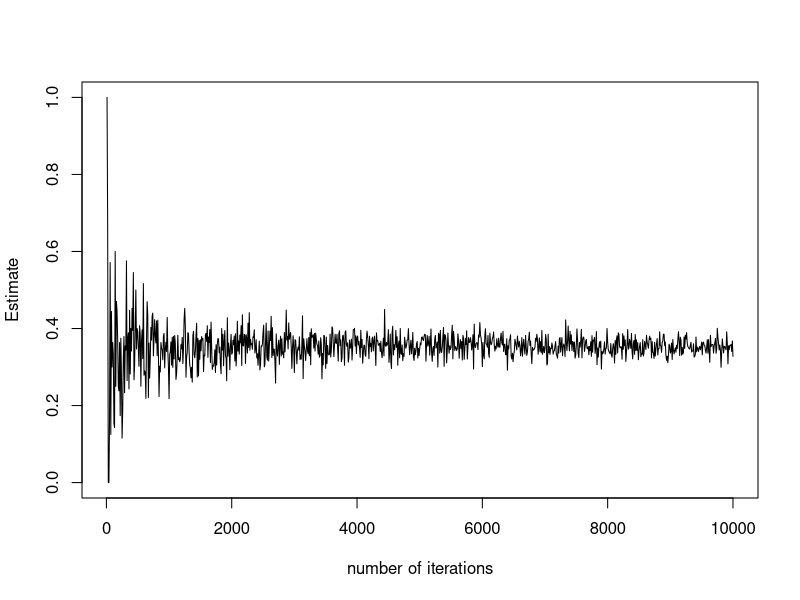

Write the R code that produced this figure.
### Homework - Example 4.4 from Lecture Notes (Gibbs Sampler) ###
# Monte Carlo Methods - EMAp
# Raul Guarini

# The goal is to estimate P(X1 >= 0, X2 >= 0) where X1,X2 follow a bivariate Gaussian distribution using
# the Systematic Sweep Gibbs Sample (Algorithm 4.1) from page 40.

library(stats)
library(ggplot2)    # just to make a nice plot!

#---- Parameters ----
mu1 <- 0
mu2 <- 0
sigma11 <- 1
sigma22 <- 1
sigma12 <- 0.3

var_size <- 2
x1_0 <- rnorm(1, 0, 10)
x2_0 <- rnorm(1, 0, 10)
initial_var <- c(x1_0, x2_0)    # Initial condition for Gibbs sampler

iterations <- seq(from = 0 , to = 10000, by = 10)
iterations[1] <- 10

estimates <- numeric(length(iterations))
upper_bound <- numeric(length(iterations))
lower_bound <- numeric(length(iterations))

# ---- Sampling ----
for (i in 1:length(iterations)) {
  h <- numeric(i)
  for (t in 1:i) { 
    x1_new <- rnorm(1, mu1 + sigma12/((sigma22^2)*(x2_0 - mu2)), sigma11^2 - (sigma12)^2/sigma22^2)
    x2_new <- rnorm(1, mu2 + sigma12/((sigma11^2)*(x1_new - mu1)), sigma22^2 - (sigma12)^2/sigma22^2)
    if (x1_new >= 0 & x2_new >= 0) {
      h[t] <- 1
    }
    # Updating the loop
    x1_0 <- x1_new
    x2_0 <- x2_new
  }
  
  estimates[i] <- sum(h)/i
  
}


# ---- Plotting results ----
plot(iterations, estimates, type = 'l', xlab = "number of iterations", ylab = 'Estimate')
final <- tail(estimates, n = 1)
print(paste("Final estimate: ", final))


